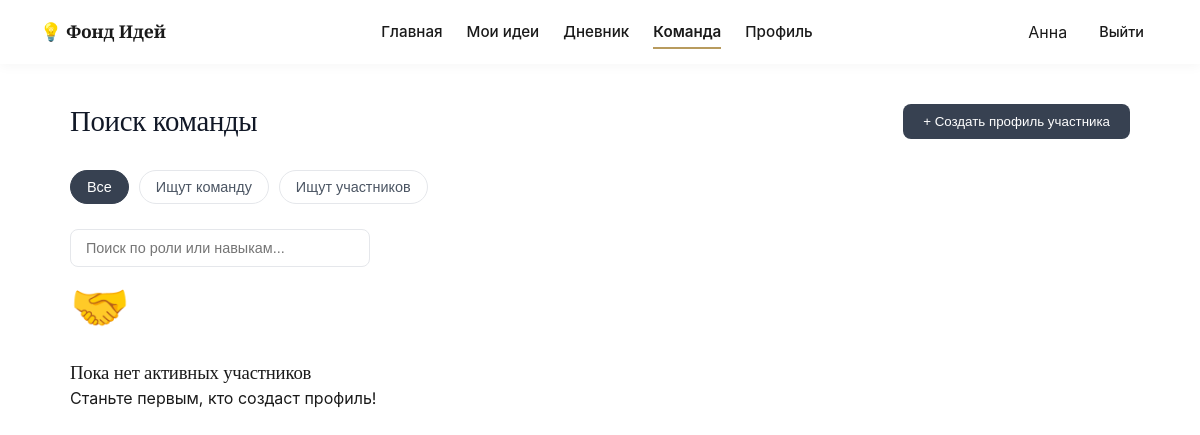
Before: /team (signed in) with the older database file.
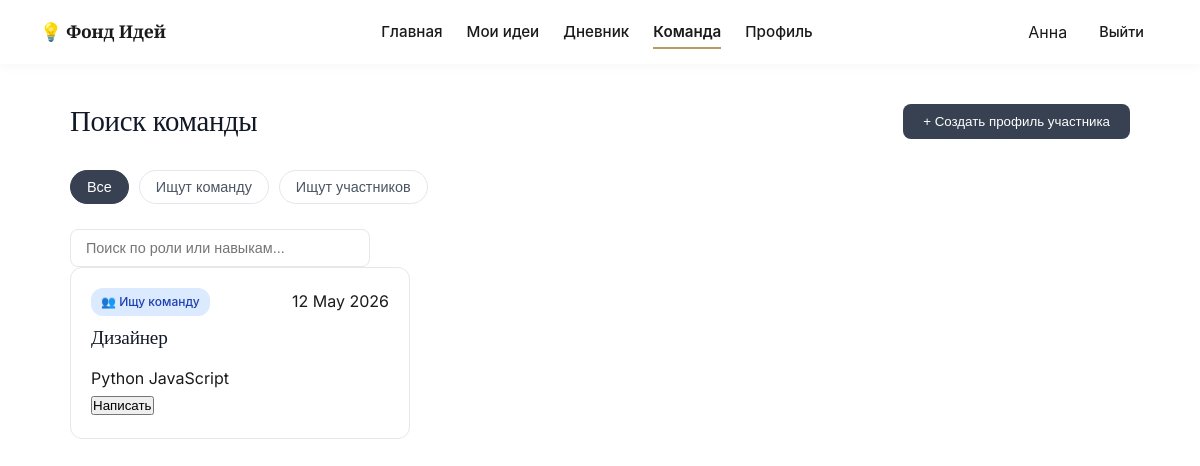
After: the same page with the newer database file.
### data/models.py (models this page shows, shortened)
class User(db.Model):
    id = db.Column(db.Integer, primary_key=True)
    username = db.Column(db.String(80), nullable=False)
    email = db.Column(db.String(120), unique=True, nullable=False)
    password_hash = db.Column(db.String(256))
    bio = db.Column(db.Text, default="Основатель стартапа в области EdTech...")
    about_me = db.Column(db.Text, default="")
    city = db.Column(db.String(100), default="Москва, Россия")
    joined_year = db.Column(db.String(10), default="2026")
    is_email_visible = db.Column(db.Boolean, default=True)
    is_city_visible = db.Column(db.Boolean, default=True)
    is_photo_visible = db.Column(db.Boolean, default=True)
    is_skills_visible = db.Column(db.Boolean, default=True)
    is_description_visible = db.Column(db.Boolean, default=True)
    is_ideas_visible = db.Column(db.Boolean, default=True)
    is_team_visible = db.Column(db.Boolean, default=True)
    ideas = db.relationship('Idea', backref='author', lazy=True)
    diary_entries = db.relationship('DiaryEntry', backref='owner', lazy=True)
    skills = db.relationship('Skill', backref='owner_skill', lazy=True)

class TeamProfile(db.Model):
    id = db.Column(db.Integer, primary_key=True)
    user_id = db.Column(db.Integer, db.ForeignKey('user.id'), nullable=False)
    role = db.Column(db.String(50), nullable=False)
    skills = db.Column(db.String(200))
    description = db.Column(db.Text)
    looking_for = db.Column(db.String(20), default='team')
    status = db.Column(db.String(20), default='active')
    date = db.Column(db.String(50))
    owner = db.relationship('User', backref='team_profiles', lazy=True)

### app.py (the view)
@app.route('/team')
def team():
    user = get_current_user()
    if not user:
        return redirect(url_for('index'))
    profiles = TeamProfile.query.filter(TeamProfile.user_id != user.id).all()
    my_profile = TeamProfile.query.filter_by(user_id=user.id).first()
    return render_template('team.html',
                           username=user.username,
                           profiles=profiles,
                           my_profile=my_profile)

### app.py (called while the page is built)
def get_current_user():
    if 'user_id' in session:
        return User.query.get(session['user_id'])
    return None

### templates/team.html (shortened to what this page needs)
<!DOCTYPE html>
<html lang="ru">
<head>
    <link rel="stylesheet" href="{{ url_for('static', filename='css/styles.css') }}">
    <link rel="stylesheet" href="{{ url_for('static', filename='css/team.css') }}">
    <link rel="stylesheet" href="{{ url_for('static', filename='css/dashboard.css') }}">
</head>
<body class="dash-body">
    <nav class="navbar">
        <div class="nav-brand">💡 Фонд Идей</div>
        <div class="nav-links">
            <a href="{{ url_for('dashboard') }}">Главная</a>
            <a href="{{ url_for('ideas') }}">Мои идеи</a>
            <a href="{{ url_for('diary') }}">Дневник</a>
            <a href="{{ url_for('team') }}" class="active">Команда</a>
            <a href="{{ url_for('profile') }}">Профиль</a>
        </div>
        <div class="nav-user">
            <span>{{ username }}</span>
            <a href="{{ url_for('logout') }}" class="btn-logout">Выйти</a>
        </div>
    </nav>
    <main class="team-main">
        <div class="team-header">
            <h1>Поиск команды</h1>
            {% if my_profile %}
                <button class="btn-edit-profile" onclick="openEditProfileModal()">✏️ Редактировать мой профиль</button>
            {% else %}
                <button class="btn-create" onclick="openCreateProfileModal()">+ Создать профиль участника</button>
            {% endif %}
        </div>
        <div class="team-controls">
            <div class="filters">
                <button class="filter-btn active" data-filter="all">Все</button>
                <button class="filter-btn" data-filter="team">Ищут команду</button>
                <button class="filter-btn" data-filter="members">Ищут участников</button>
            </div>
            <div class="search-box">
                <input type="text" id="teamSearch" placeholder="Поиск по роли или навыкам...">
            </div>
        </div>
        <div class="team-grid" id="teamGrid">
            {% if profiles %}
                {% for p in profiles %}
                <div class="team-card"
                     data-looking="{{ p.looking_for }}"
                     data-role="{{ p.role | lower }}"
                     data-skills="{{ p.skills | lower }}">
                    <div class="card-header-team">
                        <span class="badge {{ 'seeking-team' if p.looking_for == 'team' else 'seeking-members' }}">
                            {{ '👥 Ищу команду' if p.looking_for == 'team' else '🚀 Ищу участников' }}
                        </span>
                        <span class="date">{{ p.date }}</span>
                    </div>
                    <h3>{{ p.role }}</h3>
                    <div class="card-tags">
                        {% if p.skills %}
                            {% for skill in p.skills.split(',') %}
                                {% if skill.strip() %}
                                <span>{{ skill.strip() }}</span>
                                {% endif %}
                            {% endfor %}
                        {% endif %}
                    </div>
                    <div class="card-actions">
                        <button class="action-btn outline" onclick="alert('Функция сообщений скоро появится!')">Написать</button>
                    </div>
                </div>
                {% endfor %}
            {% else %}
                <div class="empty-state">
                    <div class="empty-icon">🤝</div>
                    <h3>Пока нет активных участников</h3>
                    <p>Станьте первым, кто создаст профиль!</p>
                </div>
            {% endif %}
        </div>
    </main>
</body>
</html>

### static/css/styles.css (style rules this page uses)
:root { --bg-paper: #F9F7F3; --bg-white: #FFFFFF; --bg-edge: #F1EDE6; --text-ink: #1A1A1A; --text-pencil: #6B6B6B; --text-light: #9CA3AF; --accent-binding: #8B3A3A; --accent-binding-hover: #6B2D2D; --accent-foil: #B89B5E; --accent-foil-light: #D4C5A3; --border-paper: #E8E3DB; --border-dark: #D4CFC5; --shadow-soft: 0 4px 20px rgba(26, 26, 26, 0.06); --shadow-medium: 0 8px 30px rgba(26, 26, 26, 0.08); --shadow-card: 0 2px 12px rgba(26, 26, 26, 0.04); --radius-sm: 8px; --radius-md: 12px; --radius-lg: 16px; --ease-smooth: cubic-bezier(0.25, 0.1, 0.25, 1); --transition-base: all 0.3s var(--ease-smooth); }
* { margin: 0; padding: 0; box-sizing: border-box; }
body { font-family: 'Inter', -apple-system, BlinkMacSystemFont, 'Segoe UI', sans-serif; background: var(--bg-paper); color: var(--text-ink); line-height: 1.65; -webkit-font-smoothing: antialiased; -moz-osx-font-smoothing: grayscale; }
h1, h2, h3, h4, h5, h6 { font-family: 'Cormorant Garamond', Georgia, serif; font-weight: 500; line-height: 1.25; letter-spacing: -0.01em; color: var(--text-ink); }
.navbar { height: 72px; padding: 0 48px; background: var(--bg-white); display: flex; align-items: center; justify-content: space-between; border-bottom: 1px solid var(--border-paper); box-shadow: var(--shadow-card); position: sticky; top: 0; z-index: 100; }
.nav-brand { font-family: 'Cormorant Garamond', serif; font-weight: 600; font-size: 1.4rem; color: var(--text-ink); letter-spacing: -0.01em; }
.nav-links { display: flex; gap: 32px; }
.nav-links a { text-decoration: none; color: var(--text-pencil); font-weight: 500; font-size: 0.95rem; transition: var(--transition-base); position: relative; padding: 4px 0; }
.nav-links a::after { content: ''; position: absolute; bottom: 0; left: 0; width: 0; height: 2px; background: var(--accent-foil); transition: width 0.3s var(--ease-smooth); }
.nav-links a.active, .nav-links a:hover { color: var(--text-ink); font-weight: 600; }
.nav-links a.active::after, .nav-links a:hover::after { width: 100%; }
.nav-user { display: flex; align-items: center; gap: 20px; }
.btn-logout { color: var(--accent-binding); text-decoration: none; font-weight: 500; font-size: 0.9rem; transition: var(--transition-base); padding: 8px 16px; border-radius: var(--radius-sm); }

### static/css/team.css (style rules this page uses)
.team-main { max-width: 1100px; margin: 40px auto; padding: 0 20px; }
.team-header { display: flex; justify-content: space-between; align-items: center; margin-bottom: 30px; }
.team-header h1 { font-size: 1.8rem; color: #111827; margin: 0; }
.btn-create { background: #374151; color: white; border: none; padding: 10px 20px; border-radius: 8px; font-weight: 500; cursor: pointer; transition: 0.2s; }
.search-box input { padding: 10px 15px; border: 1px solid #e5e7eb; border-radius: 8px; width: 300px; outline: none; font-size: 0.9rem; }
.filters { display: flex; gap: 10px; margin-bottom: 25px; flex-wrap: wrap; }
.filter-btn { background: white; border: 1px solid #e5e7eb; padding: 8px 16px; border-radius: 20px; cursor: pointer; font-size: 0.9rem; color: #4b5563; transition: 0.2s; }
.filter-btn.active, .filter-btn:hover { background: #374151; color: white; border-color: #374151; }
.team-card { background: white; border: 1px solid #e5e7eb; border-radius: 12px; padding: 20px; transition: transform 0.2s, box-shadow 0.2s; }
.badge { font-size: 0.75rem; padding: 4px 10px; border-radius: 12px; font-weight: 500; }
.team-grid { display: grid; grid-template-columns: repeat(auto-fill, minmax(300px, 1fr)); gap: 20px; }
.team-card { background: white; border: 1px solid #e5e7eb; border-radius: 12px; padding: 20px; transition: 0.2s; }
.card-header-team { display: flex; justify-content: space-between; margin-bottom: 10px; }
.badge.seeking-team { background: #dbeafe; color: #1e40af; }
.team-card h3 { font-size: 1.2rem; margin: 0 0 10px 0; color: #111827; }

Changed rows visible on the page:
added TeamProfile: looking_for "👥 Ищу команду", date "12 May 2026", role "Дизайнер", strip "Python" "JavaScript"
Other visible differences:
text no longer shown: "🤝 Пока нет активных участников Станьте первым, кто создаст профиль!"
